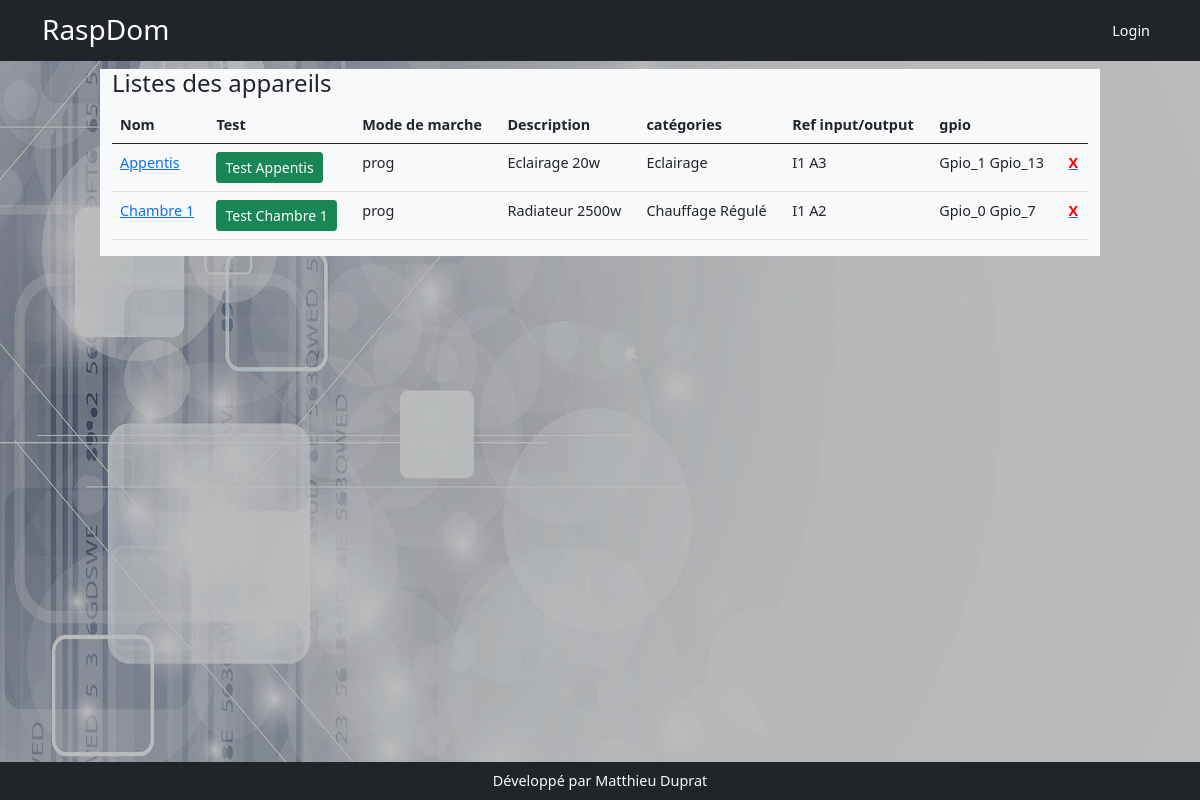
The page /appareils on the database its author committed.
### models.py (models this page shows, shortened)
class Appareil(db.Model):
    id = db.Column(db.Integer, primary_key=True)
    nom = db.Column(db.String(200))
    description = db.Column(db.String(200))
    categorieappareil = db.Column(db.String(200), nullable=True)
    sortie = db.Column(db.String(200), nullable=True)
    image = db.Column(db.String(200), nullable=True)
    gpios = db.relationship('Gpio', backref='appareil', lazy=True)
    order_gpio = db.Column(db.String(200))
    nbre_gpio = db.Column(db.Integer)
    programmations = db.relationship('Programmation', backref='appareil_programmation', lazy=True)
    mode_de_marche = db.relationship('ModeDeMarche', uselist=False,  backref='appareil_mode_de_marche', lazy=True)
    auto = db.relationship('Auto', uselist=False, backref='appareil_auto', lazy=True)
    sonde_id = db.Column(db.Integer, db.ForeignKey('sonde.id'))
    sonde = db.relationship('Sonde', uselist=False, backref='appareil_sonde', lazy=True)
    manuel = db.relationship('Manuel', uselist=False, backref='appareil_ordre', lazy=True)
    label = db.Column(db.String(250))

class ModeDeMarche(db.Model):
    id = db.Column(db.Integer, primary_key=True)
    appareil_id = db.Column(db.Integer,db.ForeignKey('appareil.id'), nullable=False)
    mode_de_marche = db.Column(db.String(200), default='off')

class Gpio(db.Model):
    id = db.Column(db.Integer, primary_key=True)
    nom = db.Column(db.String(200))
    mode = db.Column(db.String(10))
    valeur = db.Column(db.String(10))
    info = db.Column(db.String(200))
    appareil_id = db.Column(db.Integer, db.ForeignKey('appareil.id'), nullable=True, default='')

### app.py (the view)
@app.route('/appareils')
def appareils():
    appareils = Appareil.query.order_by('nom')
    return render_template('appareil/appareils.html', appareils=appareils)

### templates/appareil/appareils.html
{% extends 'base.html' %}
{% block content %}
<div class="row">
    <div class="col-md-10 mx-auto  bg-light">
        <h4>Listes des appareils</h4>
        <table class="table">
            <thead>
                <tr>
                    <th>Nom</th>
                    <th>Test</th>
                    <th>Mode de marche</th>
                    <th>Description</th>
                    <th>catégories</th>
                    <th>Ref input/output</th>
                    <th>gpio</th>
                    <th></th>
                </tr>
            </thead>
            <tbody>{% for appareil in appareils %}
                <tr>
                    <td><a href="{{url_for('edit_appareil', appareil_id=appareil.id)}}">{{appareil.nom}}</a> </td>
                    <td><a class="btn btn-success btn-sm" href="{{ url_for('test', appareil_id=appareil.id)}}">Test {{appareil.nom}}</a></td>
                    <td>{{ appareil.mode_de_marche.mode_de_marche}}</td>
                    <td>{{ appareil.description}}</td>
                    <td>{{appareil.label}}</td>
                    <td>{% for data in appareil.gpios if data %} {{data.nom}}{% endfor %}</td>
                    <td>{% for data in appareil.gpios if data %} {{data.valeur}} {% endfor %}</td>
                    <td><a href="{{url_for('delete_appareil', appareil_id=appareil.id)}}"><b style="color:red">X</b></a></td>
                </tr>{% endfor %}
            </tbody>
        </table>
    </div>
</div>
{% endblock %}

### rows shown on the page
Appareil: nom "Appentis", mode_de_marche.mode_de_marche "prog", description "Eclairage 20w", label "Eclairage"
Gpio: nom "I1", valeur "Gpio_1"
Gpio: nom "A3", valeur "Gpio_13"
Appareil: nom "Chambre 1", mode_de_marche.mode_de_marche "prog", description "Radiateur 2500w", label "Chauffage Régulé"
Gpio: nom "I1", valeur "Gpio_0"
Gpio: nom "A2", valeur "Gpio_7"
